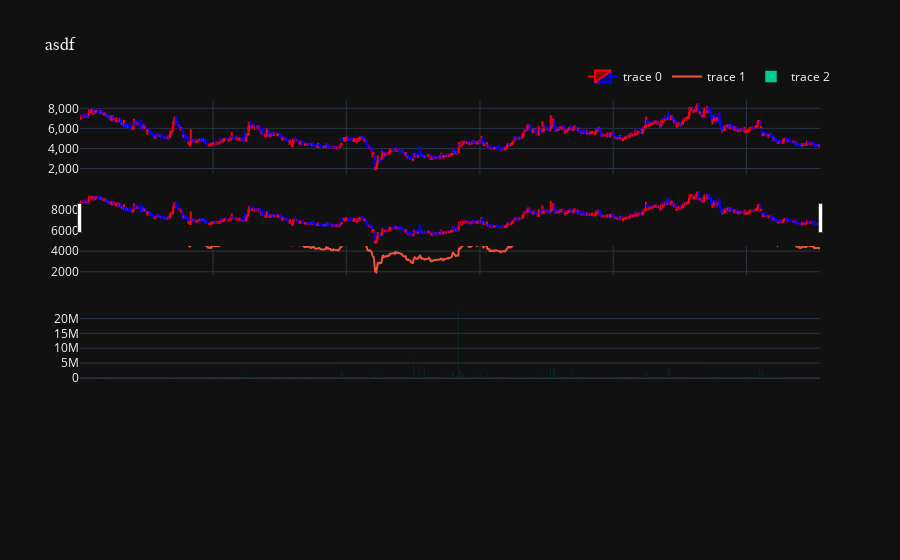

The notebook cell saved with this chart:
### Code cell
fig = make_subplots(rows=4, cols=1, shared_xaxes=True)
# Plot OHLC on 1st subplot (using the codes from before)
# Plot volume trace on 2nd row
fig.add_trace(go.Candlestick(
        x=kor_stock_ohlcv_095570['date'],
        open=kor_stock_ohlcv_095570['open'],
        high=kor_stock_ohlcv_095570['high'],
        low=kor_stock_ohlcv_095570['low'],
        close=kor_stock_ohlcv_095570['close'],
        increasing_line_color= 'red', decreasing_line_color= 'blue')
, row=1, col=1)

fig.add_trace(go.Scatter(x=kor_stock_ohlcv_095570['date'], y=kor_stock_ohlcv_095570['close']), row=2, col=1)



fig.add_trace(go.Bar(x=kor_stock_ohlcv_095570['date'], 
                     y=kor_stock_ohlcv_095570['volume']
                    ), row=3, col=1)




# fig = go.Figure([go.Scatter(x=kor_stock_ohlcv_095570['date'], y=kor_stock_ohlcv_095570['close'])])




# # Plot MACD trace on 3rd row
# fig.add_trace(go.Bar(x=df.index,
#                      y=macd.macd_diff()
#                     ), row=3, col=1)
# fig.add_trace(go.Scatter(x=df.index,
#                          y=macd.macd(),
#                          line=dict(color='black', width=2)
#                         ), row=3, col=1)
# fig.add_trace(go.Scatter(x=df.index,
#                          y=macd.macd_signal(),
#                          line=dict(color='blue', width=1)
#                         ), row=3, col=1)
# # Plot stochastics trace on 4th row
# fig.add_trace(go.Scatter(x=df.index,
#                          y=stoch.stoch(),
#                          line=dict(color='black', width=2)
#                         ), row=4, col=1)
# fig.add_trace(go.Scatter(x=df.index,
#                          y=stoch.stoch_signal(),
#                          line=dict(color='blue', width=1)
#                         ), row=4, col=1)
# # update layout by changing the plot size, hiding legends & rangeslider, and removing gaps between dates
# fig.update_layout(height=900, width=1200,
#                   showlegend=False,
#                   xaxis_rangeslider_visible=False,
#                   xaxis_rangebreaks=[dict(values=dt_breaks)])
# Update the layout by changing the figure size, hiding the legend and rangeslider


# fig.update_layout(height=1000, width=1200, 
#                   showlegend=False, 
#                   xaxis_rangeslider_visible=False)

fig.update_layout(
    title = 'asdf',
#     title= f'{sig_area} 시군구별 {type_nm} 매매(실거래가)/전월세(보증금) 거래량',
    title_font_family="맑은고딕",
    title_font_size = 18,
    hoverlabel=dict(
#         bgcolor='white',
        bgcolor='black',
        font_size=15,
    ),
    hovermode="x unified",
#     hovermode="x",    
#     template='plotly_white', 
    template='plotly_dark',
    xaxis_tickangle=90,
    yaxis_tickformat = ',',
    legend = dict(orientation = 'h', xanchor = "center", x = 0.85, y= 1.1), 
    barmode='group'
)
    
# fig.update_layout(margin=go.layout.Margin(
#         l=20, #left margin
#         r=20, #right margin
#         b=20, #bottom margin
#         t=20  #top margin
#     ))
    
fig.show()

### Figure 1 — Plotly figure (JSON) as saved in the notebook; plotly's stock layout.template omitted (floating-point values rounded to 4 significant figures; data arrays with more than 128 entries replaced by an {"elided": "..."} marker saying what was removed)
{"data": [{"close": {"elided": "1370 int values"}, "decreasing": {"line": {"color": "blue"}}, "high": {"elided": "1370 int values"}, "increasing": {"line": {"color": "red"}}, "low": {"elided": "1370 int values"}, "open": {"elided": "1370 int values"}, "type": "candlestick", "x": {"elided": "1370 str values"}, "xaxis": "x", "yaxis": "y"}, {"type": "scatter", "x": {"elided": "1370 str values"}, "xaxis": "x2", "y": {"elided": "1370 int values"}, "yaxis": "y2"}, {"type": "bar", "x": {"elided": "1370 str values"}, "xaxis": "x3", "y": {"elided": "1370 int values"}, "yaxis": "y3"}], "layout": {"barmode": "group", "hoverlabel": {"bgcolor": "black", "font": {"size": 15}}, "hovermode": "x unified", "legend": {"orientation": "h", "x": 0.85, "xanchor": "center", "y": 1.1}, "title": {"font": {"family": "맑은고딕", "size": 18}, "text": "asdf"}, "xaxis": {"anchor": "y", "domain": [0, 1], "matches": "x4", "showticklabels": false, "tickangle": 90}, "xaxis2": {"anchor": "y2", "domain": [0, 1], "matches": "x4", "showticklabels": false}, "xaxis3": {"anchor": "y3", "domain": [0, 1], "matches": "x4", "showticklabels": false}, "xaxis4": {"anchor": "y4", "domain": [0, 1]}, "yaxis": {"anchor": "x", "domain": [0.8063, 1], "tickformat": ","}, "yaxis2": {"anchor": "x2", "domain": [0.5375, 0.7312]}, "yaxis3": {"anchor": "x3", "domain": [0.2687, 0.4625]}, "yaxis4": {"anchor": "x4", "domain": [0, 0.1938]}}}
